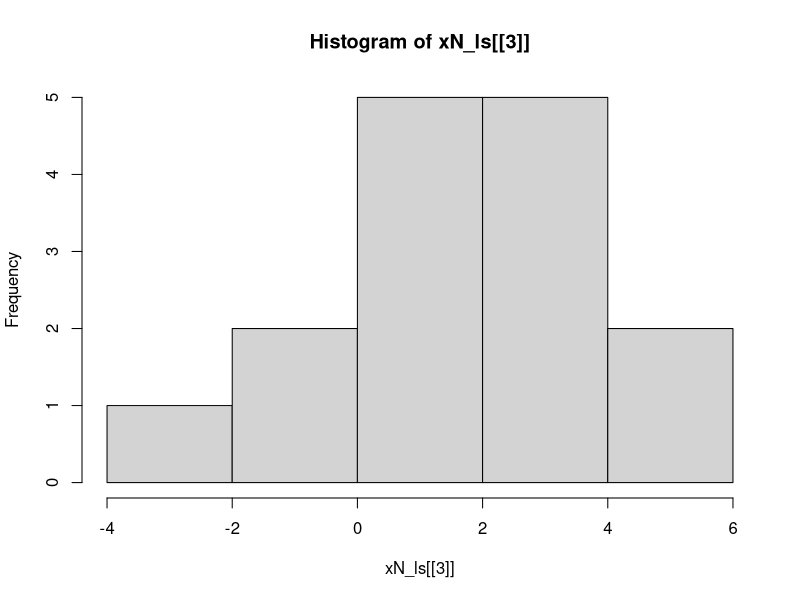
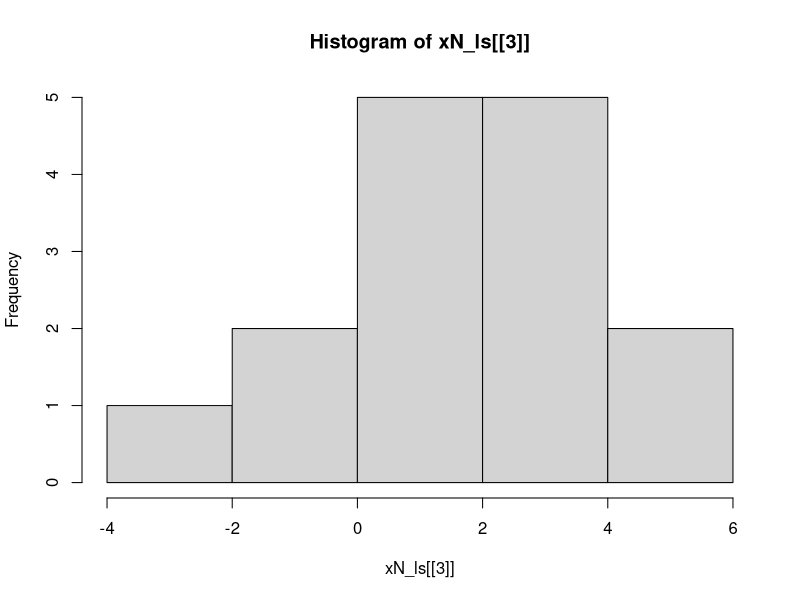
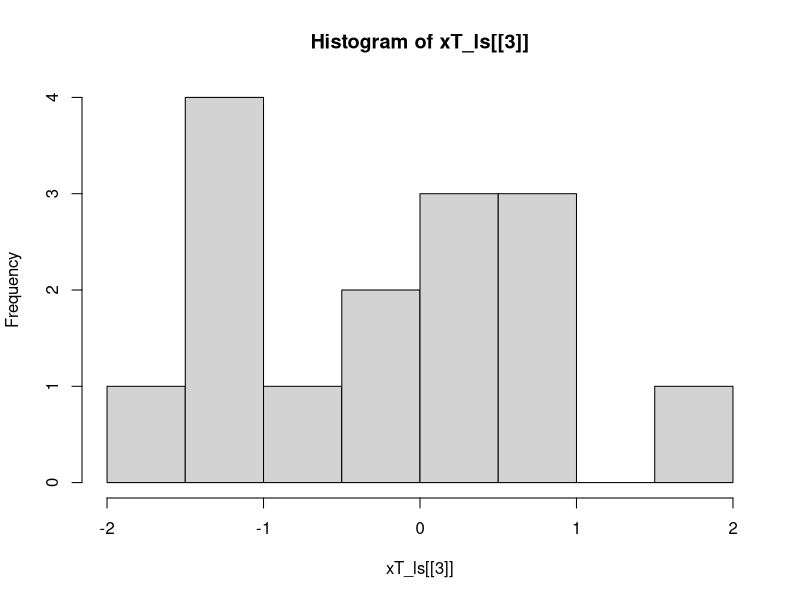
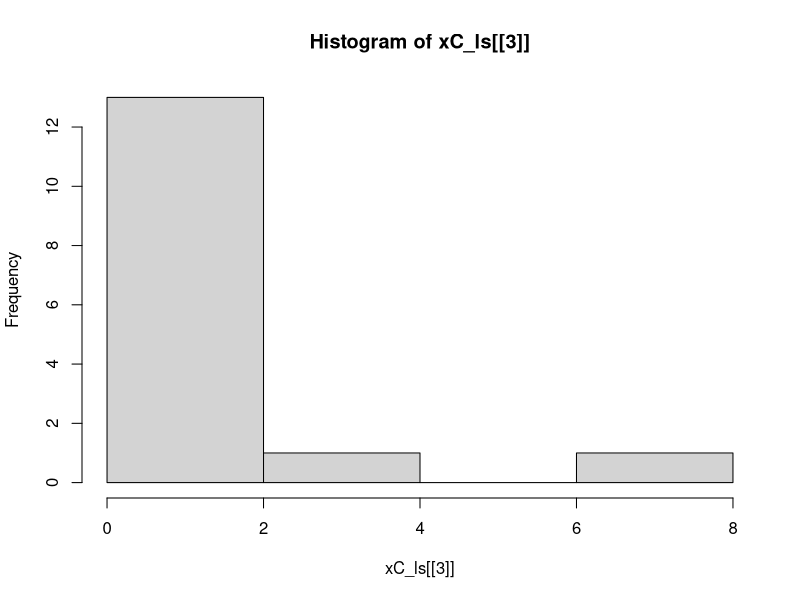
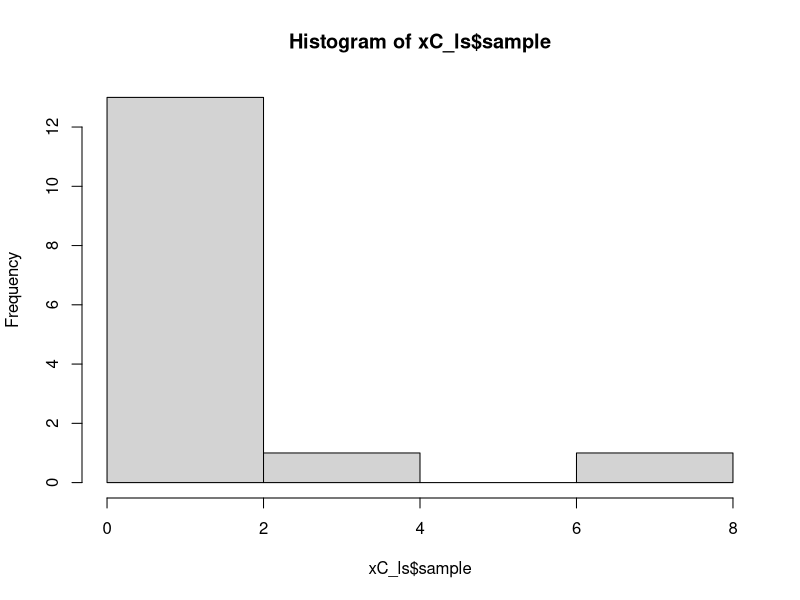
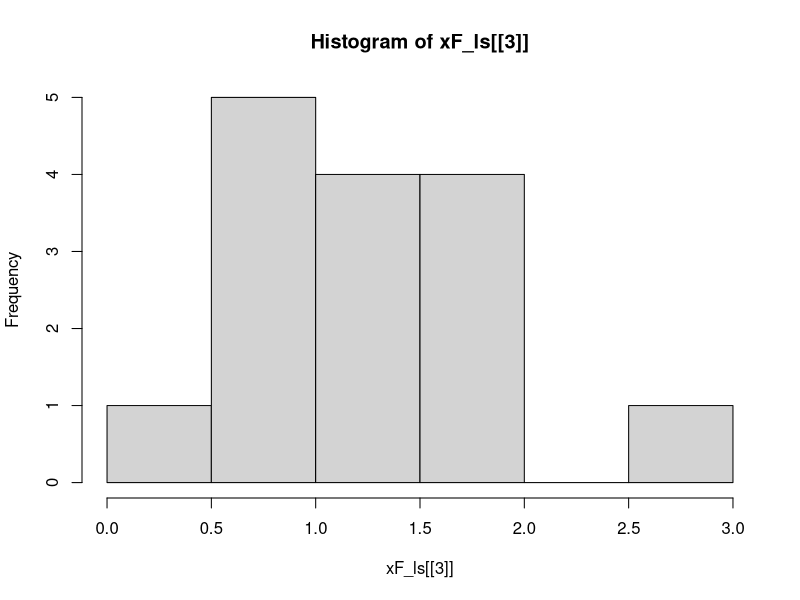
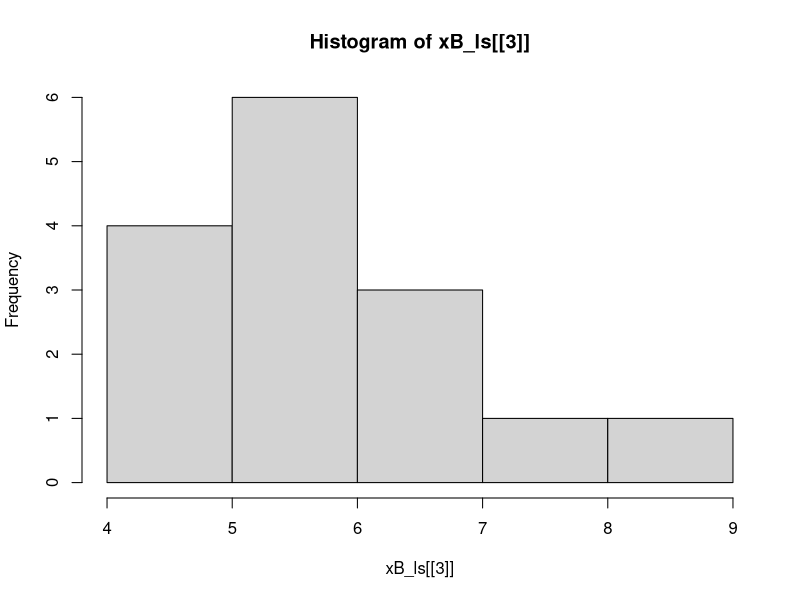
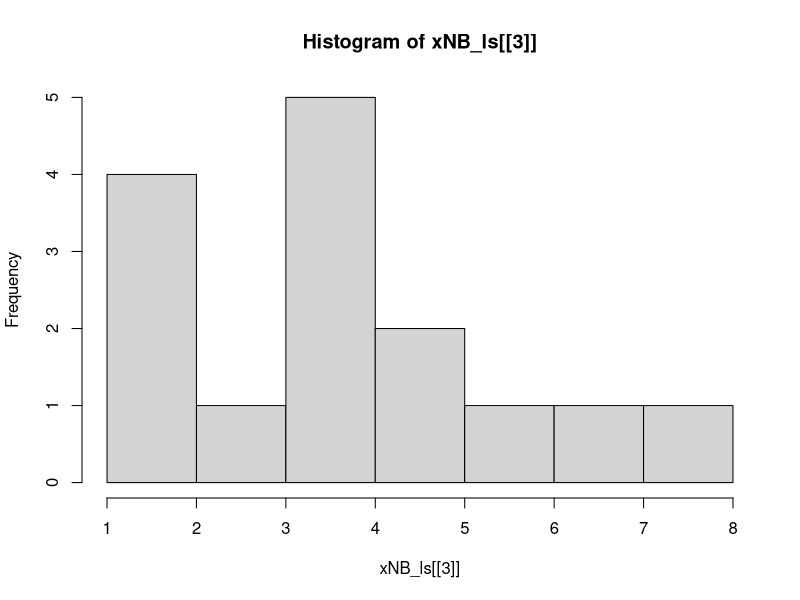

These figures' R source, in order:
## ---- chunk 1
knitr::opts_chunk$set(echo = TRUE)
## ---- chunk 2
xN_ls <- list(
  distName = "Normal", 
  parameters = c(mean = 2, variance = 5), 
  sample = rnorm(n = 15, mean = 2, sd = sqrt(5))
  )
xN_ls[["histogram"]] <- hist(xN_ls[[3]])
## ---- chunk 3
xN_ls[1:2]
plot(xN_ls[[4]])
## ---- chunk 4
summary(xN_ls[[3]])
var(xN_ls[[3]])
## ---- chunk 5
ttest_N <- t.test(
  x = xN_ls$sample,
  alternative = "two.sided",
  mu = xN_ls[[2]][[1]]
)
ttest_N$statistic
ttest_N$p.value
critVal_N <- qt(0.975, df = 15 - 1)
abs(ttest_N$statistic) > critVal_N
xN_ls$pVal <- ttest_N$p.value
xN_ls$testStat <- ttest_N$statistic
xN_ls$critVal <- critVal_N
xN_ls$decision <- "Fail to Reject the Hypothesis that the True Mean Equals 2"
xN_ls
## ---- chunk 6
set.seed(1234)
xT_ls <- list(
  distName = "Student's T-distribution", 
  parameters = c(mean = 0, df = 4), 
  sample = rt(n = 15, df = 4)
  )
xT_ls[["histogram"]] <- hist(xT_ls[[3]])
## ---- chunk 7
ttest_T <- t.test(
  x = xT_ls$sample,
  alternative = "two.sided",
  mu = xT_ls[[2]][[1]]
)
ttest_T$statistic
ttest_T$p.value
critVal_T <- qt(0.975, df = 15 - 1)
abs(ttest_T$statistic) > critVal_T
xT_ls$pVal <- ttest_T$p.value
xT_ls$testStat <- ttest_T$statistic
xT_ls$critVal <- critVal_T
xT_ls$decision <- "Fail to Reject the Hypothesis that the True Mean Equals 2"
xT_ls
## ---- chunk 8
set.seed(1234)
xC_ls <- list(
  dist   = "Chi-Squared",
  params = c(df = 2),
  sample = rchisq(n = 15, df = 2)
)
xC_ls[["histogram"]] <- hist(xC_ls[[3]])
## ---- chunk 9
hist(xC_ls$sample)
ttest_C <- t.test(
  x = xC_ls$sample,
  alternative = "two.sided",
  mu = xC_ls$params
)
ttest_C$statistic
ttest_C$p.value
critVal_C <- qt(0.975, df = 15 - 1)
abs(ttest_C$statistic) > critVal_C
xC_ls$pVal <- ttest_C$p.value
xC_ls$testStat <- ttest_C$statistic
xC_ls$critVal <- critVal_C
xC_ls$decision <- "Fail to Reject the Hypothesis that the True Mean Equals 2"
xC_ls
## ---- chunk 10
set.seed(1234)
xF_ls <- list(
  distName = "F distribution", 
  parameters = c(mean = 1.2, df1 = 90, df2 = 12), 
  sample = rf(n = 15, df1 = 90, df2 = 12)
  )
xF_ls[["histogram"]] <- hist(xF_ls[[3]])
## ---- chunk 11
ttest_F <- t.test(
  x = xF_ls$sample,
  alternative = "two.sided",
  mu = xF_ls[[2]][[1]]
)
ttest_F$statistic
ttest_F$p.value
critVal_F <- qt(0.975, df = 15 - 1)
abs(ttest_F$statistic) > critVal_F
xF_ls$pVal <- ttest_F$p.value
xF_ls$testStat <- ttest_F$statistic
xF_ls$critVal <- critVal_F
xF_ls$decision <- "Fail to Reject the Hypothesis that the True Mean Equals 1.2"
xF_ls
## ---- chunk 12
set.seed(1234)
xB_ls <- list(
  distName = "Binomial distribution", 
  parameters = c(mean = 6, size = 9, prob = (2/3)), 
  sample = rbinom(n = 15, size = 9, prob = (2/3))
  )
xB_ls[["histogram"]] <- hist(xB_ls[[3]])
## ---- chunk 13
ttest_B <- t.test(
  x = xB_ls$sample,
  alternative = "two.sided",
  mu = xB_ls[[2]][[1]]
)
ttest_B$statistic
ttest_B$p.value
critVal_B <- qt(0.975, df = 15 - 1)
abs(ttest_B$statistic) > critVal_B
xB_ls$pVal <- ttest_B$p.value
xB_ls$testStat <- ttest_B$statistic
xB_ls$critVal <- critVal_B
xB_ls$decision <- "Fail to Reject the Hypothesis that the True Mean Equals 6"
xB_ls
## ---- chunk 14
set.seed(1234)
xNB_ls <- list(
  distName = "Negative Binomial distribution", 
  parameters = c(mean = 5, size = 5, prob = 0.5), 
  sample = rnbinom(n = 15, size = 5, prob = 0.5)
  )
xNB_ls[["histogram"]] <- hist(xNB_ls[[3]])
## ---- chunk 15
ttest_NB <- t.test(
  x = xNB_ls$sample,
  alternative = "two.sided",
  mu = xNB_ls[[2]][[1]]
)
ttest_NB$statistic
ttest_NB$p.value
critVal_NB <- qt(0.975, df = 15 - 1)
abs(ttest_NB$statistic) > critVal_NB
xNB_ls$pVal <- ttest_NB$p.value
xNB_ls$testStat <- ttest_NB$statistic
xNB_ls$critVal <- critVal_NB
xNB_ls$decision <- "Fail to Reject the Hypothesis that the True Mean Equals 5"
xNB_ls
## ---- chunk 16
set.seed(1234)
xP_ls <- list(
  distName = "Poisson distribution", 
  parameters = c(lambda = 3), 
  sample = rpois(n = 15, lambda = 3)
  )
xP_ls[["histogram"]] <- hist(xP_ls[[3]])
## ---- chunk 17
ttest_P <- t.test(
  x = xP_ls$sample,
  alternative = "two.sided",
  mu = xP_ls[[2]][[1]]
)
ttest_P$statistic
ttest_P$p.value
critVal_P <- qt(0.975, df = 15 - 1)
abs(ttest_P$statistic) > critVal_P
xP_ls$pVal <- ttest_P$p.value
xP_ls$testStat <- ttest_P$statistic
xP_ls$critVal <- critVal_P
xP_ls$decision <- "Fail to Reject the Hypothesis that the True Mean Equals 3"
xP_ls
